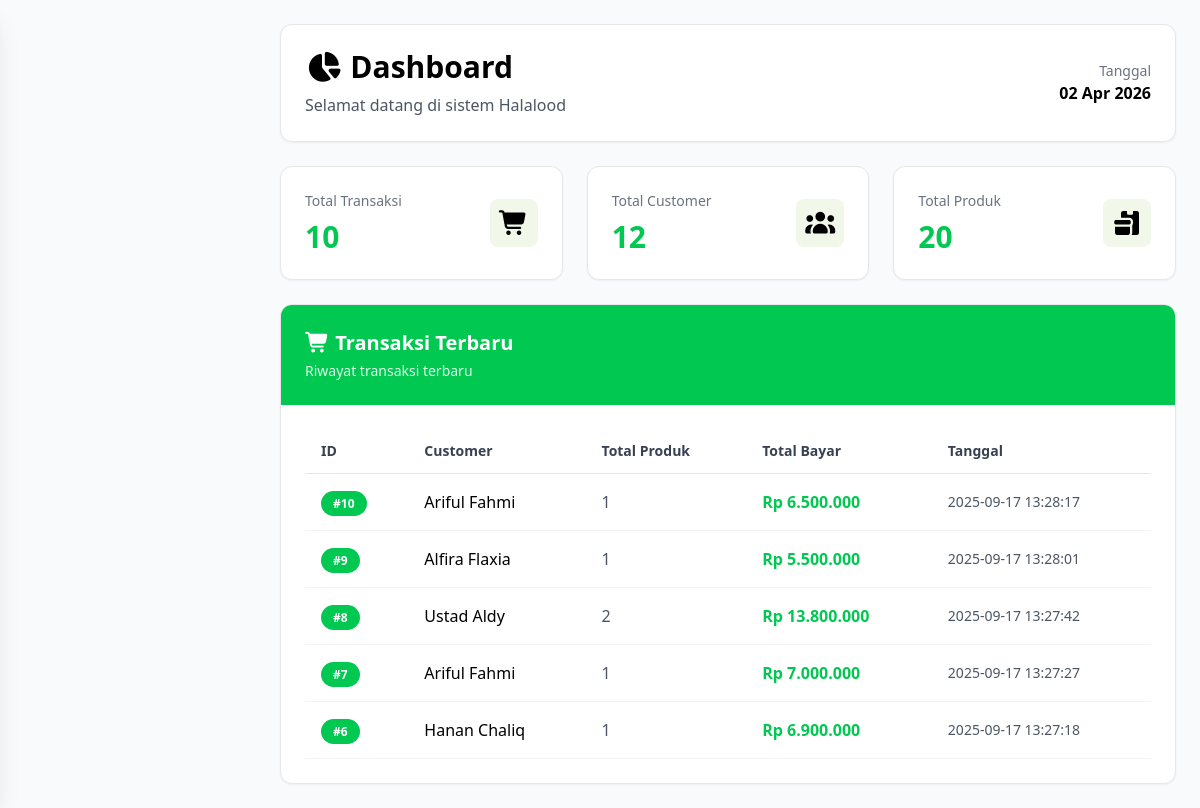
/page/dashboard.php (signed in), run on the app's committed database.
### tables this page shows
CREATE TABLE `orders` (
  `id` int NOT NULL,
  `admin_id` int DEFAULT NULL,
  `customer_id` int DEFAULT NULL,
  `total_product` int NOT NULL,
  `total_payment` decimal(10,2) NOT NULL,
  `created_at` timestamp NULL DEFAULT CURRENT_TIMESTAMP
);

CREATE TABLE `customers` (
  `id` int NOT NULL,
  `name` varchar(100) NOT NULL,
  `phone` varchar(20) DEFAULT NULL,
  `address` text,
  `created_at` timestamp NULL DEFAULT CURRENT_TIMESTAMP
);

### page/dashboard/index.php (the view, shortened to what this page needs)
<?php
$pdo = $GLOBALS['pdo'] ?? connection();
$totalCustomer = $pdo->query("SELECT COUNT(*) AS total FROM customers")->fetch()['total'] ?? 0;
$totalProduct = $pdo->query("SELECT COUNT(*) AS total FROM products")->fetch()['total'] ?? 0;
$totalOrder = $pdo->query("SELECT COUNT(*) AS total FROM orders")->fetch()['total'] ?? 0;
$stmt = $pdo->query("
    SELECT o.*, c.name AS customer_name
    FROM orders o
    LEFT JOIN customers c ON o.customer_id = c.id
    ORDER BY o.id DESC LIMIT 5
");
$orders = $stmt->fetchAll();
?>
<head>
   <?php include __DIR__ . '/../assets/fontawesome.php'; ?>
</head>
<div class="space-y-6">
   <div class="bg-white rounded-xl shadow-sm border border-gray-200 p-6">
      <div class="flex items-center justify-between">
         <div>
            <h1 class="text-3xl font-bold text-black mb-2"><i class="fa-solid fa-chart-pie"></i> Dashboard</h1>
            <p class="text-gray-600">Selamat datang di sistem Halalood</p>
         </div>
         <div class="hidden md:flex items-center space-x-4">
            <div class="text-right">
               <p class="text-sm text-gray-500">Tanggal</p>
               <p class="font-semibold text-black"><?= date('d M Y') ?></p>
            </div>
         </div>
      </div>
   </div>
   <div class="space-y-6">
      <div class="grid grid-cols-1 sm:grid-cols-2 lg:grid-cols-3 gap-6">
         <a href="<?= DB_URL ?>page/dashboard.php?view=transaksi"
            class="bg-white rounded-xl shadow-sm border border-gray-200 p-6 hover:shadow-md hover:border-bright-green transition-all duration-200 cursor-pointer group">
            <div class="flex items-center justify-between">
               <div>
                  <p class="text-gray-500 text-sm font-medium">Total Transaksi</p>
                  <p class="text-3xl font-bold text-bright-green mt-2 group-hover:text-green-dark">
                     <?= htmlspecialchars($totalOrder) ?></p>
               </div>
               <div
                  class="w-12 h-12 bg-green-bg rounded-lg flex items-center justify-center group-hover:bg-bright-green group-hover:text-white transition-colors duration-200">
                  <span class="text-2xl"><i class="fa-solid fa-cart-shopping"></i></span>
               </div>
            </div>
         </a>
         <a href="<?= DB_URL ?>page/dashboard.php?view=master/customer/index"
            class="bg-white rounded-xl shadow-sm border border-gray-200 p-6 hover:shadow-md hover:border-bright-green transition-all duration-200 cursor-pointer group">
            <div class="flex items-center justify-between">
               <div>
                  <p class="text-gray-500 text-sm font-medium">Total Customer</p>
                  <p class="text-3xl font-bold text-bright-green mt-2 group-hover:text-green-dark">
                     <?= htmlspecialchars($totalCustomer) ?></p>
               </div>
               <div
                  class="w-12 h-12 bg-green-bg rounded-lg flex items-center justify-center group-hover:bg-bright-green group-hover:text-white transition-colors duration-200">
                  <span class="text-2xl"><i class="fa-solid fa-users"></i></span>
               </div>
            </div>
         </a>
         <a href="<?= DB_URL ?>page/dashboard.php?view=master/product/index"
            class="bg-white rounded-xl shadow-sm border border-gray-200 p-6 hover:shadow-md hover:border-bright-green transition-all duration-200 cursor-pointer group sm:col-span-2 lg:col-span-1">
            <div class="flex items-center justify-between">
               <div>
                  <p class="text-gray-500 text-sm font-medium">Total Produk</p>
                  <p class="text-3xl font-bold text-bright-green mt-2 group-hover:text-green-dark">
                     <?= htmlspecialchars($totalProduct) ?></p>
               </div>
               <div
                  class="w-12 h-12 bg-green-bg rounded-lg flex items-center justify-center group-hover:bg-bright-green group-hover:text-white transition-colors duration-200">
                  <span class="text-2xl"><i class="fa-solid fa-boxes-packing"></i></span>
               </div>
            </div>
         </a>
      </div>
      <div
         class="bg-white rounded-xl shadow-sm border border-gray-200 overflow-hidden flex flex-col max-h-[calc(100vh-200px)]">
         <div class="bg-bright-green p-6 flex-shrink-0">
            <h2 class="text-xl font-semibold text-white"><i class="fa-solid fa-cart-shopping"></i> Transaksi Terbaru</h2>
            <p class="text-green-100 text-sm mt-1">Riwayat transaksi terbaru</p>
         </div>
         <div class="flex-1 overflow-y-auto p-6">
            <div class="overflow-x-auto">
               <table class="w-full">
                  <thead>
                     <tr class="border-b border-gray-200">
                        <th class="py-3 px-4 text-left text-sm font-semibold text-gray-700">ID</th>
                        <th class="py-3 px-4 text-left text-sm font-semibold text-gray-700">Customer</th>
                        <th class="py-3 px-4 text-left text-sm font-semibold text-gray-700">Total Produk</th>
                        <th class="py-3 px-4 text-left text-sm font-semibold text-gray-700">Total Bayar</th>
                        <th class="py-3 px-4 text-left text-sm font-semibold text-gray-700">Tanggal</th>
                     </tr>
                  </thead>
                  <tbody>
                     <?php if ($orders): ?>
                        <?php foreach ($orders as $o): ?>
                           <tr class="border-b border-gray-100 hover:bg-gray-50 transition-colors duration-200">
                              <td class="py-4 px-4">
                                 <span class="bg-bright-green text-white px-3 py-1 rounded-full text-xs font-semibold">
                                    #<?= htmlspecialchars($o['id']) ?>
                                 </span>
                              </td>
                              <td class="py-4 px-4 font-medium text-black"><?= htmlspecialchars($o['customer_name']) ?></td>
                              <td class="py-4 px-4 text-gray-600"><?= htmlspecialchars($o['total_product']) ?></td>
                              <td class="py-4 px-4 font-semibold text-bright-green">Rp
                                 <?= number_format($o['total_payment'], 0, ',', '.') ?></td>
                              <td class="py-4 px-4 text-gray-600 text-sm"><?= htmlspecialchars($o['created_at']) ?></td>
                           </tr>
                        <?php endforeach; ?>
                     <?php endif; ?>
                  </tbody>
               </table>
            </div>
         </div>
      </div>
   </div>

### page/dashboard.php (shortened to what this page needs)
<?php
$view = $_GET['view'] ?? 'dashboard/index';
$file = __DIR__ . '/' . $view . '.php';
?>
<!DOCTYPE html>
<html lang="en">
<head>
   <script src="https://cdn.tailwindcss.com"></script>
   <?php include __DIR__ . '/assets/fontawesome.php'; ?>
</head>
<body class="bg-gray-50">
   <main class="main-content min-h-screen p-4 lg:p-6">
      <?php
      if (file_exists($file)) {
         include $file;
      } else {
         echo "<div class='bg-red-100 border border-red-400 text-red-700 p-4 rounded'>";
         echo "<h3 class='font-bold'>Error 404 - Halaman Tidak Ditemukan</h3>";
         echo "<p>File: " . htmlspecialchars($file) . "</p>";
         echo "<p class='text-sm'>Pastikan file ada di folder page/</p>";
         echo "</div>";
      }
      ?>
   </main>
</body>
</html>

### page/assets/fontawesome.php (shortened to what this page needs)
<link rel="stylesheet" href="https://cdnjs.cloudflare.com/ajax/libs/font-awesome/7.0.1/css/all.min.css" />

### page/dashboard.php (style rules this page uses)
@media (min-width: 1025px) { .main-content { margin-left: 256px; } }

### data on the page
orders: id "10", customer.name "Ariful Fahmi", total_product "1", total_payment "6.500.000", created_at "2025-09-17 13:28:17"
orders: id "9", customer.name "Alfira Flaxia", total_product "1", total_payment "5.500.000", created_at "2025-09-17 13:28:01"
orders: id "8", customer.name "Ustad Aldy", total_product "2", total_payment "13.800.000", created_at "2025-09-17 13:27:42"
orders: id "7", customer.name "Ariful Fahmi", total_product "1", total_payment "7.000.000", created_at "2025-09-17 13:27:27"
orders: id "6", customer.name "Hanan Chaliq", total_product "1", total_payment "6.900.000", created_at "2025-09-17 13:27:18"

### other printed values
$totalOrder "10"
$totalCustomer "12"
$totalProduct "20"
